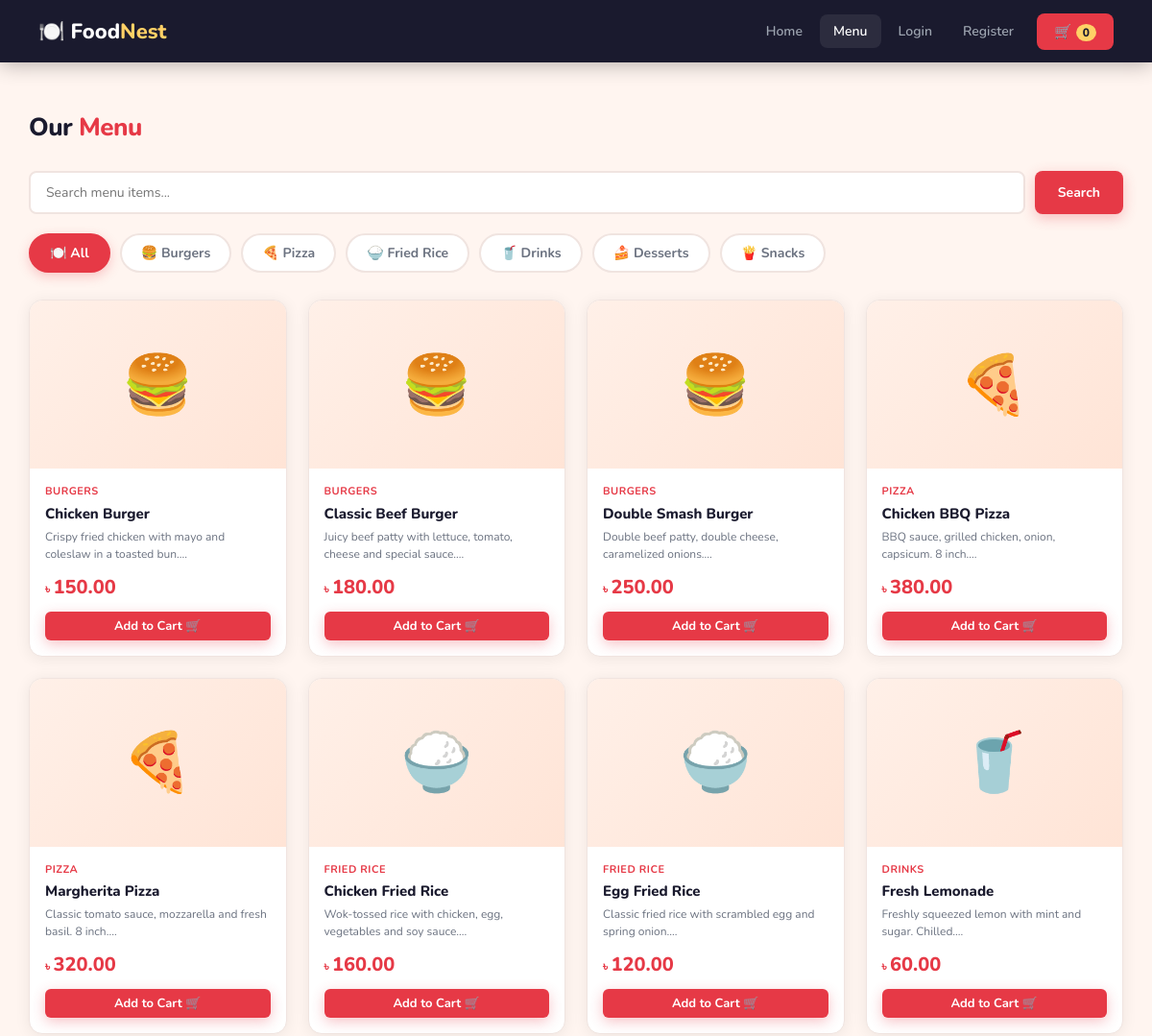
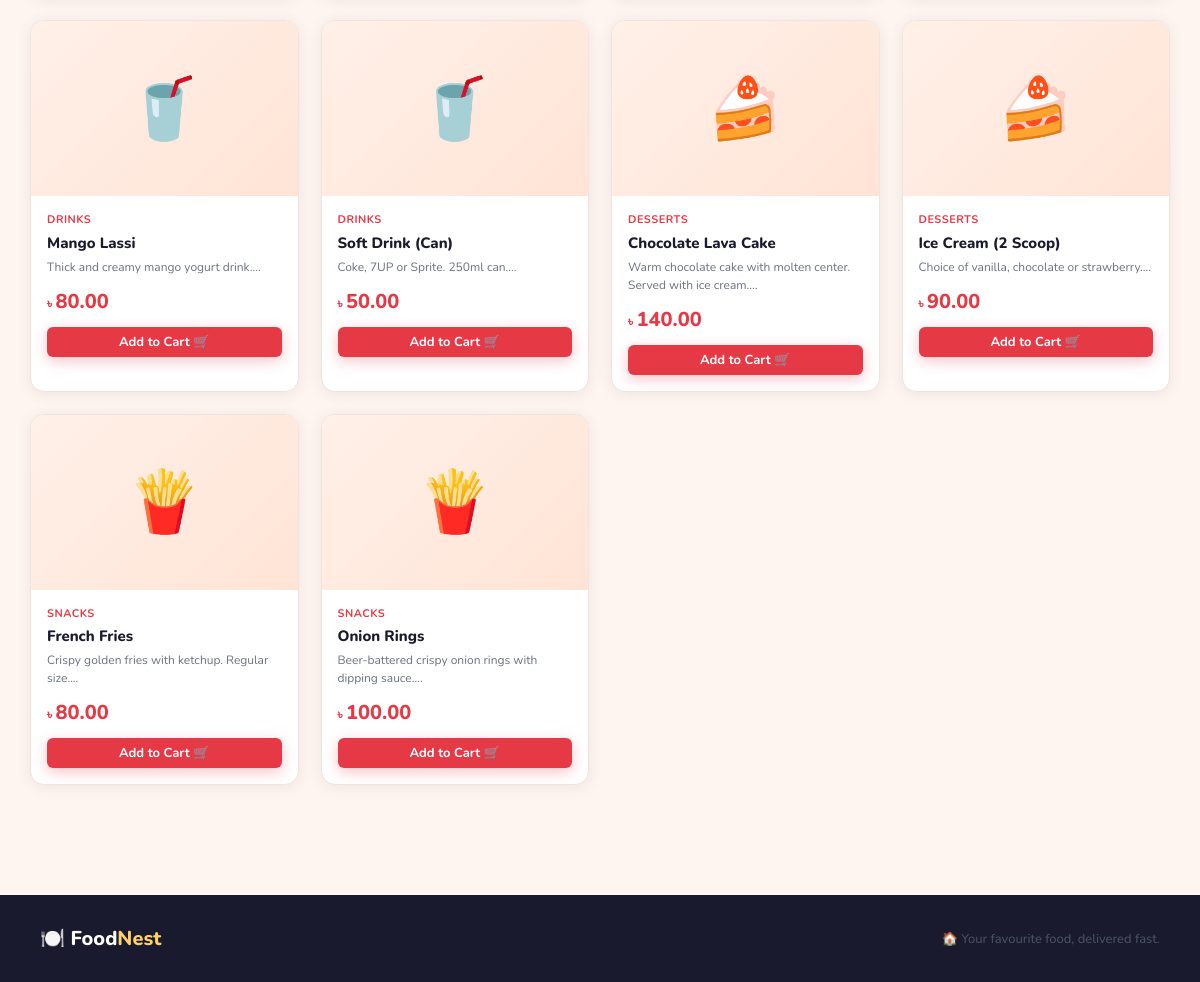
Page /menu.php on the committed database (2 pictures, top to bottom).
### tables this page shows
CREATE TABLE IF NOT EXISTS categories (
    id INT AUTO_INCREMENT PRIMARY KEY,
    name VARCHAR(100) NOT NULL,
    icon VARCHAR(10) DEFAULT '🍽️'
);

CREATE TABLE IF NOT EXISTS menu_items (
    id INT AUTO_INCREMENT PRIMARY KEY,
    category_id INT,
    name VARCHAR(150) NOT NULL,
    description TEXT,
    price DECIMAL(10,2) NOT NULL,
    image VARCHAR(255),
    is_available TINYINT(1) DEFAULT 1,
    created_at TIMESTAMP DEFAULT CURRENT_TIMESTAMP,
    FOREIGN KEY (category_id) REFERENCES categories(id) ON DELETE SET NULL
);

### menu.php (the view, shortened to what this page needs)
<?php
require_once 'includes/db.php';
$catId  = isset($_GET['cat']) ? (int)$_GET['cat'] : 0;
$search = isset($_GET['search']) ? sanitize($conn, $_GET['search']) : '';
$where = ["m.is_available = 1"];
$whereSQL = 'WHERE ' . implode(' AND ', $where);
$items = $conn->query("SELECT m.*, c.name AS cat_name, c.icon FROM menu_items m LEFT JOIN categories c ON m.category_id = c.id $whereSQL ORDER BY m.category_id, m.name")->fetch_all(MYSQLI_ASSOC);
$categories = $conn->query("SELECT * FROM categories")->fetch_all(MYSQLI_ASSOC);
?>
<!DOCTYPE html>
<html lang="en">
<head>
  <link rel="stylesheet" href="/foodnest/assets/css/style.css"/>
</head>
<body>
<?php include 'includes/navbar.php'; ?>
<div class="section">
  <h2 class="section-title">Our <span>Menu</span></h2>
  <form method="GET" style="margin-bottom:20px;display:flex;gap:10px;">
    <input type="text" name="search" value="<?= htmlspecialchars($search) ?>" placeholder="Search menu items..." style="flex:1;padding:11px 16px;border:2px solid #f0e4e0;border-radius:8px;font-size:14px;outline:none;font-family:'Nunito',sans-serif;"/>
    <button type="submit" class="btn btn-primary">Search</button>
  </form>
  <div class="cat-tabs">
    <a href="menu.php" <?= !$catId ? 'class="active"' : '' ?>>🍽️ All</a>
    <?php foreach ($categories as $c): ?>
      <a href="menu.php?cat=<?= $c['id'] ?>" <?= $catId==$c['id'] ? 'class="active"' : '' ?>><?= $c['icon'] . ' ' . htmlspecialchars($c['name']) ?></a>
    <?php endforeach; ?>
  </div>
  <?php if (empty($items)): ?>
    <div class="alert alert-info">No items found.</div>
  <?php else: ?>
  <div class="menu-grid">
    <?php foreach ($items as $item): ?>
    <div class="menu-card">
      <?php if ($item['image'] && file_exists(__DIR__ . '/assets/uploads/' . $item['image'])): ?>
        <div class="img-box" style="padding:0;">
          <img src="/foodnest/assets/uploads/<?= htmlspecialchars($item['image']) ?>" alt="<?= htmlspecialchars($item['name']) ?>" style="height:175px;"/>
          <?php if (!$item['is_available']): ?><div class="unavailable-tag">Unavailable</div><?php endif; ?>
        </div>
      <?php else: ?>
        <div class="img-box"><?= $item['icon'] ?? '🍽️' ?></div>
      <?php endif; ?>
      <div class="info">
        <p style="font-size:11px;color:var(--red);font-weight:700;text-transform:uppercase;letter-spacing:0.5px;margin-bottom:4px;"><?= htmlspecialchars($item['cat_name']) ?></p>
        <h3><?= htmlspecialchars($item['name']) ?></h3>
        <p><?= htmlspecialchars(substr($item['description'],0,65)) ?>...</p>
        <div class="price"><?= number_format($item['price'],2) ?></div>
        <?php if ($item['is_available']): ?>
          <a href="item.php?id=<?= $item['id'] ?>" class="btn btn-primary btn-sm" style="width:100%;text-align:center;display:block;">Add to Cart 🛒</a>
        <?php else: ?>
          <button class="btn btn-sm" disabled style="width:100%;background:#e5e7eb;color:#9ca3af;cursor:not-allowed;">Unavailable</button>
        <?php endif; ?>
      </div>
    </div>
    <?php endforeach; ?>
  </div>
  <?php endif; ?>
</div>
<footer class="footer">
  <div class="foot-logo">🍽️ Food<span>Nest</span></div>
  <p>🏠 Your favourite food, delivered fast.</p>
</footer>
</body>
</html>

### assets/css/style.css (style rules this page uses)
:root { --red: #e63946; --red-dark: #c1121f; --yellow: #ffd166; --dark: #1a1a2e; --dark2: #16213e; --card-bg: #ffffff; --bg: #fff5f0; --gray: #6b7280; --border: #f0e4e0; --success: #2dc653; --danger: #e63946; --shadow: 0 4px 20px rgba(230,57,70,0.10); }
* { margin:0; padding:0; box-sizing:border-box; }
body { font-family: 'Nunito', sans-serif; background: var(--bg); color: var(--dark); }
a { text-decoration: none; color: inherit; }
.btn { display: inline-block; padding: 11px 24px; border-radius: 8px; font-size: 14px; font-weight: 700; cursor: pointer; border: none; transition: all 0.2s; font-family: 'Nunito', sans-serif; }
.btn-primary { background: var(--red); color: white; box-shadow: 0 4px 14px rgba(230,57,70,0.3); }
.btn-sm { padding: 6px 14px; font-size: 13px; border-radius: 6px; }
.section { padding: 50px 30px; max-width: 1200px; margin: 0 auto; }
.section-title { font-size: 26px; font-weight: 800; color: var(--dark); margin-bottom: 28px; letter-spacing: -0.5px; }
.section-title span { color: var(--red); }
.cat-tabs { display: flex; gap: 10px; flex-wrap: wrap; margin-bottom: 28px; }
.cat-tabs a { padding: 9px 20px; background: white; border: 2px solid var(--border); border-radius: 30px; font-size: 14px; font-weight: 700; transition: all 0.2s; color: var(--gray); display: flex; align-items: center; gap: 6px; }
.cat-tabs a:hover, .cat-tabs a.active { background: var(--red); color: white; border-color: var(--red); box-shadow: 0 4px 12px rgba(230,57,70,0.25); }
.menu-grid { display: grid; grid-template-columns: repeat(auto-fill, minmax(240px, 1fr)); gap: 22px; }
.menu-card { background: white; border-radius: 14px; overflow: hidden; box-shadow: 0 2px 16px rgba(0,0,0,0.07); transition: transform 0.2s, box-shadow 0.2s; border: 1px solid var(--border); }
.menu-card .img-box { width: 100%; height: 175px; background: linear-gradient(135deg, #fff0e8, #ffe4d6); display: flex; align-items: center; justify-content: center; font-size: 60px; position: relative; }
.menu-card .info { padding: 16px; }
.menu-card h3 { font-size: 15px; font-weight: 800; margin-bottom: 5px; color: var(--dark); }
.menu-card p { font-size: 12px; color: var(--gray); margin-bottom: 12px; line-height: 1.5; }
.menu-card .price { font-size: 20px; font-weight: 800; color: var(--red); margin-bottom: 12px; }
.menu-card .price::before { content: "৳ "; font-size: 13px; }
.footer { background: var(--dark); color: #4b5563; padding: 30px 40px; margin-top: 60px; display: flex; justify-content: space-between; align-items: center; }
.footer .foot-logo { font-size: 20px; font-weight: 800; color: white; }
.footer .foot-logo span { color: var(--yellow); }
.footer p { font-size: 13px; }

### rows in the picture
categories: icon "🍔", name "Burgers"
categories: icon "🍕", name "Pizza"
categories: icon "🍚", name "Fried Rice"
categories: icon "🥤", name "Drinks"
categories: icon "🍰", name "Desserts"
categories: icon "🍟", name "Snacks"
menu_items: category.icon "🍔", category.name "BURGERS", name "Chicken Burger", description "Crispy fried chicken with mayo and coleslaw in a toasted bun.", price "150.00"
menu_items: category.icon "🍔", category.name "BURGERS", name "Classic Beef Burger", description "Juicy beef patty with lettuce, tomato, cheese and special sauce.", price "180.00", $item['id'] 1 (drawn)
menu_items: category.icon "🍔", category.name "BURGERS", name "Double Smash Burger", description "Double beef patty, double cheese, caramelized onions.", price "250.00"
menu_items: category.icon "🍕", category.name "PIZZA", name "Chicken BBQ Pizza", description "BBQ sauce, grilled chicken, onion, capsicum. 8 inch.", price "380.00"
menu_items: category.icon "🍕", category.name "PIZZA", name "Margherita Pizza", description "Classic tomato sauce, mozzarella and fresh basil. 8 inch.", price "320.00"
menu_items: category.icon "🍚", category.name "FRIED RICE", name "Chicken Fried Rice", description "Wok-tossed rice with chicken, egg, vegetables and soy sauce.", price "160.00"
menu_items: category.icon "🍚", category.name "FRIED RICE", name "Egg Fried Rice", description "Classic fried rice with scrambled egg and spring onion.", price "120.00"
menu_items: category.icon "🥤", category.name "DRINKS", name "Fresh Lemonade", description "Freshly squeezed lemon with mint and sugar. Chilled.", price "60.00"
menu_items: category.icon "🥤", category.name "DRINKS", name "Mango Lassi", description "Thick and creamy mango yogurt drink.", price "80.00"
menu_items: category.icon "🥤", category.name "DRINKS", name "Soft Drink (Can)", description "Coke, 7UP or Sprite. 250ml can.", price "50.00", $item['id'] 10 (drawn)
menu_items: category.icon "🍰", category.name "DESSERTS", name "Chocolate Lava Cake", description "Warm chocolate cake with molten center. Served with ice cream.", price "140.00"
menu_items: category.icon "🍰", category.name "DESSERTS", name "Ice Cream (2 Scoop)", description "Choice of vanilla, chocolate or strawberry.", price "90.00"
menu_items: category.icon "🍟", category.name "SNACKS", name "French Fries", description "Crispy golden fries with ketchup. Regular size.", price "80.00"
menu_items: category.icon "🍟", category.name "SNACKS", name "Onion Rings", description "Beer-battered crispy onion rings with dipping sauce.", price "100.00"

### other values in the picture
$cartCount "0"
